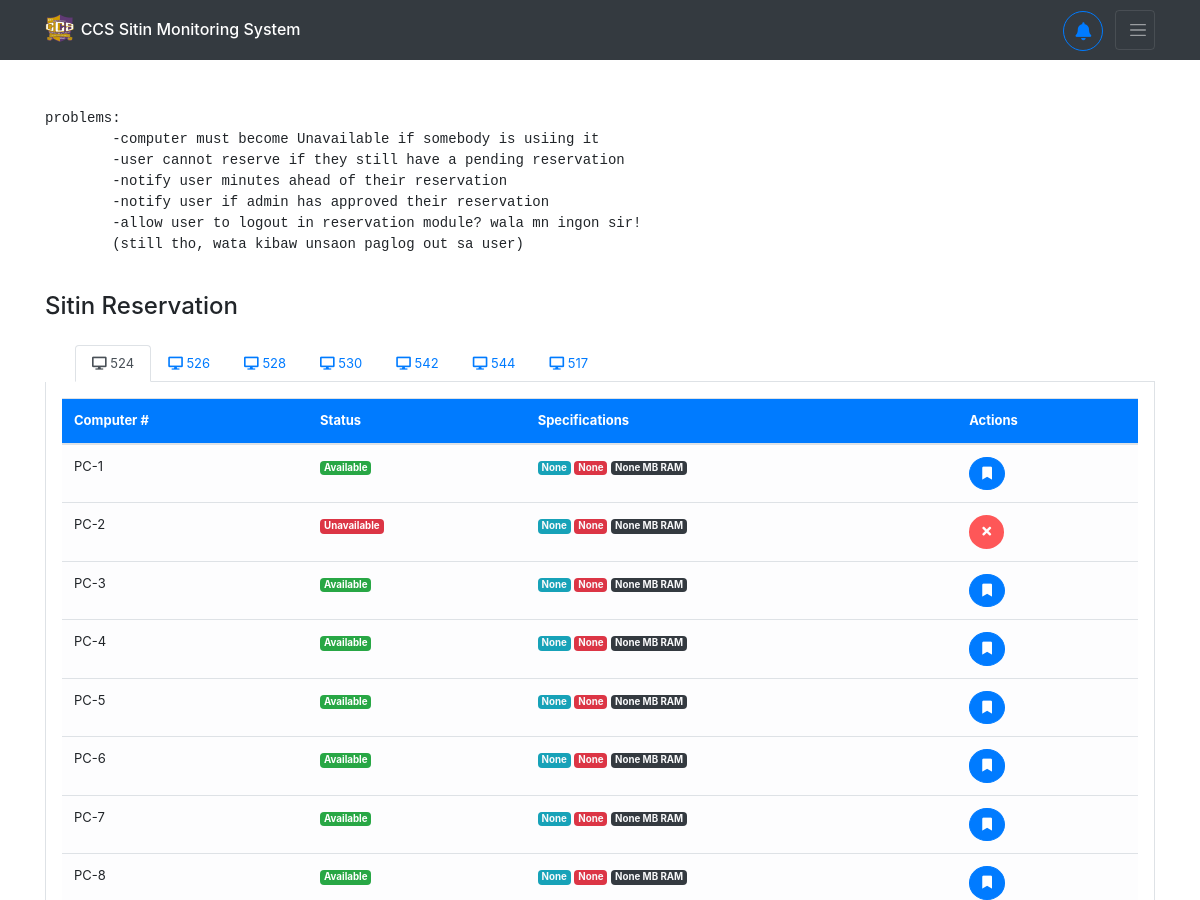
/reservations/ (signed in, upper part), run on an earlier commit of the app's database.
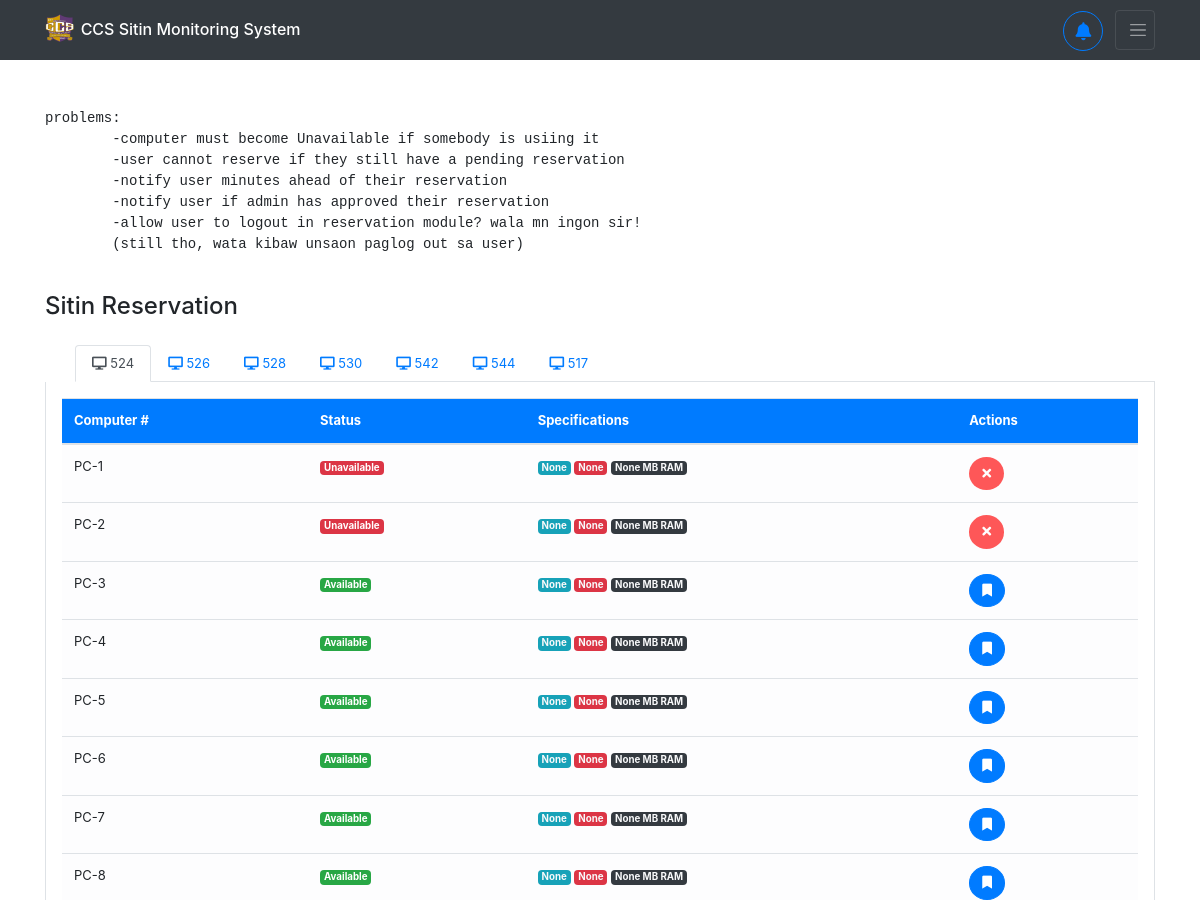
And on a later commit of the database.
### reservations/models.py (models this page shows, shortened)
class Computer(models.Model):
    pc_number = models.IntegerField(null=True, blank=True)
    operating_system = models.CharField(max_length=50, blank=True, null=True)
    processor = models.CharField(max_length=50, blank=True, null=True)
    ram_amount_in_mb = models.IntegerField(null=True, blank=True)
    is_available = models.BooleanField(default=False, blank=True, null=True)
    installed_at = models.DateTimeField(blank=True, null=True, auto_now_add=True)
    lab_room = models.ForeignKey(LabRoom, on_delete=models.CASCADE)

### reservations/views.py (the view)
# urls.py: path('', views.reservation, name='reservations-index'),
@login_required
def reservation(request):
    if request.user.is_authenticated:
        labrooms = LabRoom.objects.prefetch_related('computer_set').all()
        sitinrequests = SitinRequest.objects.select_related(
            'sitin',
            'pc',
            'lab_room'
        ).filter(sitin__user=request.user)
        user_has_approved_sitin = request.user.sitin_set.filter(status='approved').exists()
        return render(
            request,
            'reservations/pages/reservation.html',
            context={
                'labrooms': labrooms,
                'sitinrequests': sitinrequests,
                'user_has_approved_sitin': user_has_approved_sitin,
                'SITIN_PURPOSE_CHOICES': SITIN_PURPOSE_CHOICES,
                'PROGRAMMING_LANGUAGE_CHOICES': PROGRAMMING_LANGUAGE_CHOICES })
    return redirect('/')

### reservations/templates/reservations/pages/reservation.html (shortened to what the changed rows need)
{% extends 'backend/base.html' %}
{% load humanize %}
{% load custom_filters %}
{% block content %}
<div class="container mt-5" id="reservation-container">
    <div class="tab-content p-3 border border-top-0 rounded-bottom" id="labTabsContent" style="position: relative;">
        {% for lab in labrooms %}
        <div class="tab-pane fade {% if forloop.first %}show active{% endif %}"
             id="lab{{ lab.room_number }}"
             role="tabpanel"
             aria-labelledby="lab{{ lab.room_number }}-tab">
            <div class="table-responsive d-flex flex-column">
                <table class="table table-hover align-middle">
                    <thead class="bg-primary text-white">
                        <tr>
                            <th>Computer #</th>
                            <th>Status</th>
                            <th>Specifications</th>
                            <th>Actions</th>
                        </tr>
                    </thead>
                    <tbody class="table-light">
                        {% for computer in lab.computer_set.all %}
                        <tr>
                            <td>PC-{{ computer.pc_number }}</td>
                            <td>
                                <span class="badge
                                    {% if computer.is_available %}bg-success
                                    {% else %}bg-danger{% endif %} text-white">
                                    {% if computer.is_available %}Available{% else %}Unavailable{% endif %}
                                </span>
                            </td>
                            <td>
                                <span class="badge bg-info text-light">{{ computer.operating_system }}</span>
                                <span class="badge bg-danger text-light">{{ computer.processor }}</span>
                                <span class="badge bg-dark text-light">{{ computer.ram_amount_in_mb|intcomma }} MB RAM</span>
                            </td>
                            <td>
                                {% if computer.is_available %}
                                <button class="btn btn-primary rounded-circle feedback-btn reserve-btn"
                                        id="reserve-btn-{{ lab.id }}-{{ computer.id }}"
                                        data-toggle="modal"
                                        data-target="#reserveModal"
                                        data-computer="PC-{{ computer.pc_number }}"
                                        data-computer-id="{{ computer.id }}"
                                        data-room-number="{{ lab.room_number }}"
                                        data-room-id="{{ lab.id }}"
                                        title="Reserve this computer">
                                    <i class="fas fa-bookmark"></i>
                                </button>
                                {% else %}
                                <button class="btn rounded-circle cant-btn"
                                        disabled
                                        title="Computer in use"
                                        style="cursor: not-allowed; background-color: red; color: white;">
                                    <i class="fas fa-times"></i>
                                </button>
                                {% endif %}
                            </td>
                        </tr>
                        {% empty %}
                        <tr class="empty-tr">
                            <td colspan="4" class="text-center text-muted">No computers available in this lab</td>
                        </tr>
                        {% endfor %}
                    </tbody>
                </table>
            </div>
        </div>
        {% endfor %}
    </div>
</div>
{% endblock %}

What changed in the data, as far as the page shows it:
changed Computer (number 1 of 8 on the later page): is_available "Available" → "Unavailable"
